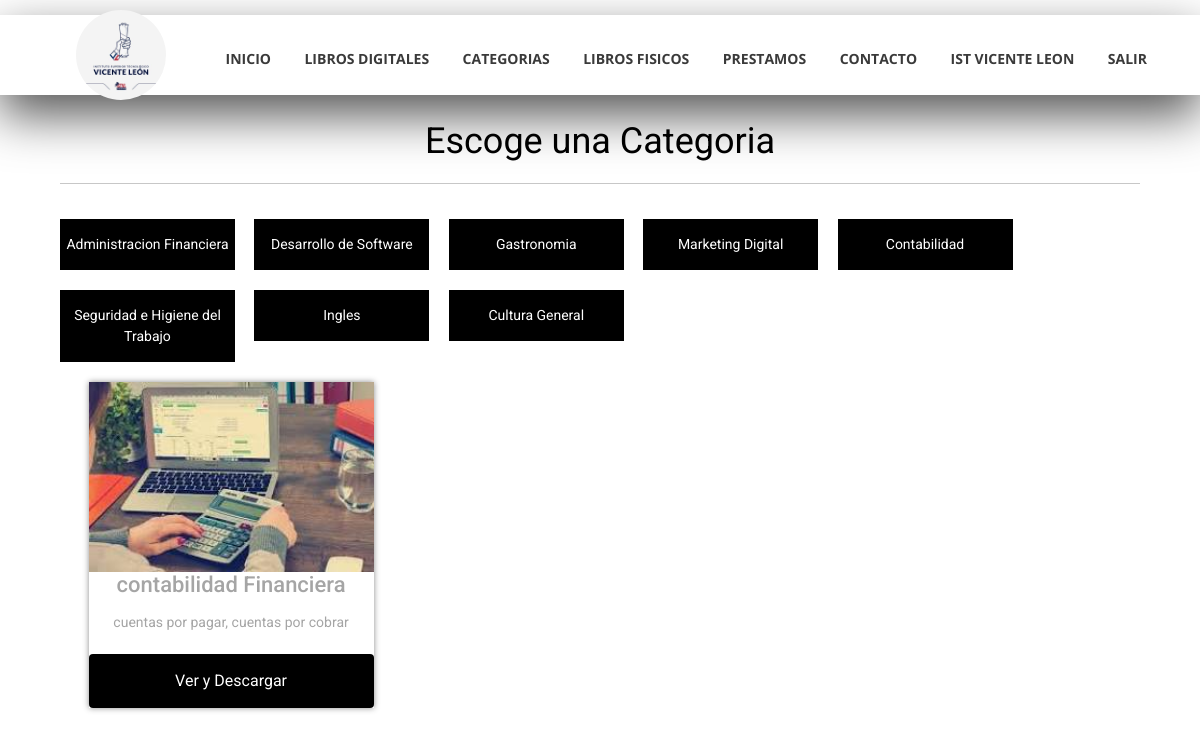
Page /categorias.php?cat=25 (signed in) on the committed database.
### tables this page shows
CREATE TABLE `categorias` (
  `id_categoria` int(10) NOT NULL AUTO_INCREMENT,
  `nombre_categoria` varchar(50) NOT NULL,
  `id_subcategoria` int(10) DEFAULT NULL,
  PRIMARY KEY (`id_categoria`),
  KEY `id_subcategoria` (`id_subcategoria`),
  CONSTRAINT `categorias_ibfk_1` FOREIGN KEY (`id_subcategoria`) REFERENCES `subcategorias` (`id_subcategoria`)
);

CREATE TABLE `libros` (
  `id_libro` int(10) NOT NULL AUTO_INCREMENT,
  `ISBN` varchar(50) NOT NULL,
  `foto` varchar(200) NOT NULL,
  `nombre` varchar(255) NOT NULL,
  `descripcion` varchar(255) NOT NULL,
  `disponible` varchar(2) NOT NULL,
  `id_categoria` int(10) NOT NULL,
  `id_subcategoria` int(10) NOT NULL,
  `fecha_ingreso` date DEFAULT NULL,
  `url_descarga` varchar(250) DEFAULT NULL,
  PRIMARY KEY (`id_libro`),
  KEY `id_categoria` (`id_categoria`),
  CONSTRAINT `libros_ibfk_1` FOREIGN KEY (`id_categoria`) REFERENCES `categorias` (`id_categoria`) ON DELETE CASCADE
);

### categorias.php (the view, shortened to what this page needs)
<?php
include("admin/conexion.php");
if(isset($_SESSION['usuario']))
 {
?>
<!DOCTYPE html>
<html lang="en">
<head>
    <link rel="stylesheet" href="css/categorias.css?uuid=<?php echo uniqid();?>">
</head>
<body>
<?php include ('includes/header.php');?>
 <div class="wrap">
		<h1>Escoge una Categoria</h1>
		<div class="store-wrapper">
        <?php $caq=mysqli_query($con,"select * from categorias");
while($catrow=mysqli_fetch_array($caq)){?>
			<div class="category_list">
                <a  class="category_item" href="categorias.php?cat=<?php
                echo $catrow['id_categoria']; ?>">
                <?php echo $catrow['nombre_categoria']; ?></a>
			</div>
<?php }?>
<?php
if (isset($_GET['cat'])) {
$cat=$_GET['cat'];
}
else
{
$cat = "1";
}
$query=mysqli_query($con,"select * from libros where id_categoria='$cat'");
if (mysqli_num_rows($query) < 1) {
echo "<div class='col-sm-3'>";
echo "<p style='color:green;'><b>Escoje una categoria o no tenemos libros en esta categoria</b></p>";
echo "</div>";
}
else
{
while($row=mysqli_fetch_array($query)){
$foto=$row['foto'];
$nombre=$row['nombre'];
$descripcion=$row['descripcion'];
?>
<section class="products-list">
				<div class="product-item" >
					<img src="<?php echo 'admin/libros/'.$foto ?>">
					<h2><?php echo $nombre ?></h2>
<p><?php echo  $descripcion ?></p>
<button class="btn"><a  href="admin/pdf/archivo.php?id=<?php echo $row['id_libro']?>">
Ver y Descargar</a></button>
				</div>
</section>
<?php } } ?>
</body>
</html>
<?php
}else{
    echo '<script> window.location="index.php"; </>';
}
?>

### includes/header.php (shortened to what this page needs)
<!DOCTYPE html>
<html lang="en">
  <head>
    <link rel="stylesheet" type="text/css" href="css/bootstrap4/bootstrap.min.css">
<link href="plugins/fontawesome-free-5.0.1/css/fontawesome-all.css" rel="stylesheet" type="text/css">
<link rel="stylesheet" type="text/css" href="plugins/OwlCarousel2-2.2.1/owl.carousel.css">
<link rel="stylesheet" type="text/css" href="plugins/OwlCarousel2-2.2.1/owl.theme.default.css">
<link rel="stylesheet" type="text/css" href="plugins/OwlCarousel2-2.2.1/animate.css">
<link rel="stylesheet" type="text/css" href="css/inicio/main_styles.css">
<link rel="stylesheet" type="text/css" href="css/inicio/responsive.css">
    <link rel="stylesheet" href="css/header.css?uuid=<?php echo uniqid();?>">
  </head>
  <body>
  <header class="header d-flex flex-row hed">
		<div class="header_content d-flex flex-row align-items-center">
			<div class="logo_container">
				<div >
					<img  class="log"src="images/ISTV.jpg" alt="">
				</div>
			</div>
			<nav class="main_nav_container">
				<div class="main_nav">
					<ul class="main_nav_list">
						<li class="main_nav_item ut"><a href="inicio.php">Inicio</a></li>
						<li class="main_nav_item ut"><a href="busqueda.php">Libros Digitales</a></li>
						<li class="main_nav_item ut"><a href="categorias.php">Categorias</a></li>
						<li class="main_nav_item ut"><a href="librosfisicos.php">Libros Fisicos</a></li>
						<li class="main_nav_item ut"><a href="contacto.php">Prestamos</a></li>
						<li class="main_nav_item ut"><a href="prestamos.php">Contacto</a></li>
						<li class="main_nav_item ut"><a href="https://istvicenteleon.edu.ec/">IST Vicente Leon</a></li>
                        <li class="main_nav_item ut"><a href="login/logout2.php">Salir</a></li>
					</ul>
				</div>
			</nav>
		</div>
	</header>
  </body>
</html>

### css/categorias.css (style rules this page uses)
* { margin: 0; padding: 0; box-sizing: border-box; }
body { background: #E0E4E5; font-family: 'Open Sans', sans-serif; }
.wrap { max-width: 90%; width: 90%; margin: auto; margin-top: 10%; text-align: center; }
.wrap > h1 { color: #000000; font-weight: 400; display: flex; flex-direction: column; justify-content: center; text-align: center; margin: 15px 0px; }
.wrap > h1:after { content: ''; width: 100%; height: 1px; background: #C7C7C7; margin: 20px 0; }
.store-wrapper { display: flex; flex-wrap: wrap; }
.category_list { display: flex; flex-direction: column; width: 18%; }
.category_list .category_item { display: block; width: 90%; padding: 15px 0; margin-bottom: 20px; background: #000000; text-align: center; text-decoration: none; color: #fff; }
.products-list { width: 88%; display: flex; flex-wrap: wrap; }
.products-list .product-item { width: 30%; margin-left: 3%; margin-bottom: 25px; box-shadow: 0px 0px 6px 0px rgba(0, 0, 0, 0.456); display: flex; flex-direction: column; align-items: center; align-self: flex-start; transition: all .4s; }
.products-list .product-item img { width: 100%; }
.products-list .product-item a { display: block; width: 100%; padding: 8px 0; background: #000000; color: #fff; text-align: center; text-decoration: none; }
.btn { display: block; width: 100%; padding: 8px 0; background: #000000; color: #fff; text-align: center; text-decoration: none; }

### css/inicio/main_styles.css (style rules this page uses)
* { margin: 0; padding: 0; -webkit-font-smoothing: antialiased; -webkit-text-shadow: rgba(0,0,0,.01) 0 0 1px; text-shadow: rgba(0,0,0,.01) 0 0 1px; }
body { font-family: 'Roboto', sans-serif; font-size: 14px; font-weight: 400; background: #FFFFFF; color: #a5a5a5; }
div { display: block; position: relative; -webkit-box-sizing: border-box; -moz-box-sizing: border-box; box-sizing: border-box; }
ul { list-style: none; margin-bottom: 0px; }
p { font-family: 'Roboto', sans-serif; font-size: 14px; line-height: 2.29; font-weight: 400; color: #a5a5a5; -webkit-font-smoothing: antialiased; -webkit-text-shadow: rgba(0,0,0,.01) 0 0 1px; text-shadow: rgba(0,0,0,.01) 0 0 1px; }
a, a:hover, a:visited, a:active, a:link { text-decoration: none; -webkit-font-smoothing: antialiased; -webkit-text-shadow: rgba(0,0,0,.01) 0 0 1px; text-shadow: rgba(0,0,0,.01) 0 0 1px; }
h1 { font-size: 36px; }
h2 { font-size: 22px; }
h1, h2, h3, h4, h5, h6 { font-family: 'Roboto', sans-serif; -webkit-font-smoothing: antialiased; -webkit-text-shadow: rgba(0,0,0,.01) 0 0 1px; text-shadow: rgba(0,0,0,.01) 0 0 1px; }
section { display: block; position: relative; box-sizing: border-box; }
.header { position: fixed; top: 45px; left: 50%; -webkit-transform: translateX(-50%); -moz-transform: translateX(-50%); -ms-transform: translateX(-50%); -o-transform: translateX(-50%); transform: translateX(-50%); width: 1318px; height: 104px; background: #FFFFFF; z-index: 10; -webkit-transition: all 200ms ease; -moz-transition: all 200ms ease; -ms-transition: all 200ms ease; -o-transition: all 200ms ease; transition: all 200ms ease; }
.header_content { width: calc(100% - 279px); height: 100%; }
.header_content::before { display: block; position: absolute; top: 0; left: 0; width: 100%; height: 100%; content: ''; box-shadow: 0px 20px 49px rgba(0,0,0,0.67); z-index: -1; }
.logo_container { display: inline-block; padding-left: 76px; }
.main_nav_container { display: inline-block; margin-left: auto; padding-right: 93px; }
.main_nav { margin-top: 7px; }
.main_nav_item { display: inline-block; margin-right: 40px; }
.main_nav_item:last-child { margin-right: 0px; }
.main_nav_item a { font-family: 'Open Sans', sans-serif; font-size: 14px; text-transform: uppercase; font-weight: 700; color: #3a3a3a; -webkit-transition: all 200ms ease; -moz-transition: all 200ms ease; -ms-transition: all 200ms ease; -o-transition: all 200ms ease; transition: all 200ms ease; }

### css/inicio/responsive.css (style rules this page uses)
@media only screen and (max-width: 1380px) { .header { width: 1200px; } }
@media only screen and (max-width: 1380px) { .header_content { width: calc(100% - 219px); } }
@media only screen and (max-width: 1380px) { .main_nav_container { padding-right: 63px; } }
@media only screen and (max-width: 1280px) { .header { width: 90%; } }
@media only screen and (max-width: 1280px) { .header_content { width: 100%; } }
@media only screen and (max-width: 1280px) { .main_nav_container { padding-right: 53px; } }

### rows in the picture
categorias: nombre_categoria "Administracion Financiera"
categorias: nombre_categoria "Desarrollo de Software"
categorias: nombre_categoria "Gastronomia"
categorias: nombre_categoria "Marketing Digital"
categorias: nombre_categoria "Contabilidad"
categorias: nombre_categoria "Seguridad e Higiene del Trabajo"
categorias: nombre_categoria "Ingles"
categorias: nombre_categoria "Cultura General"
libros: foto (picture), nombre "contabilidad Financiera", descripcion "cuentas por pagar, cuentas por cobrar"
